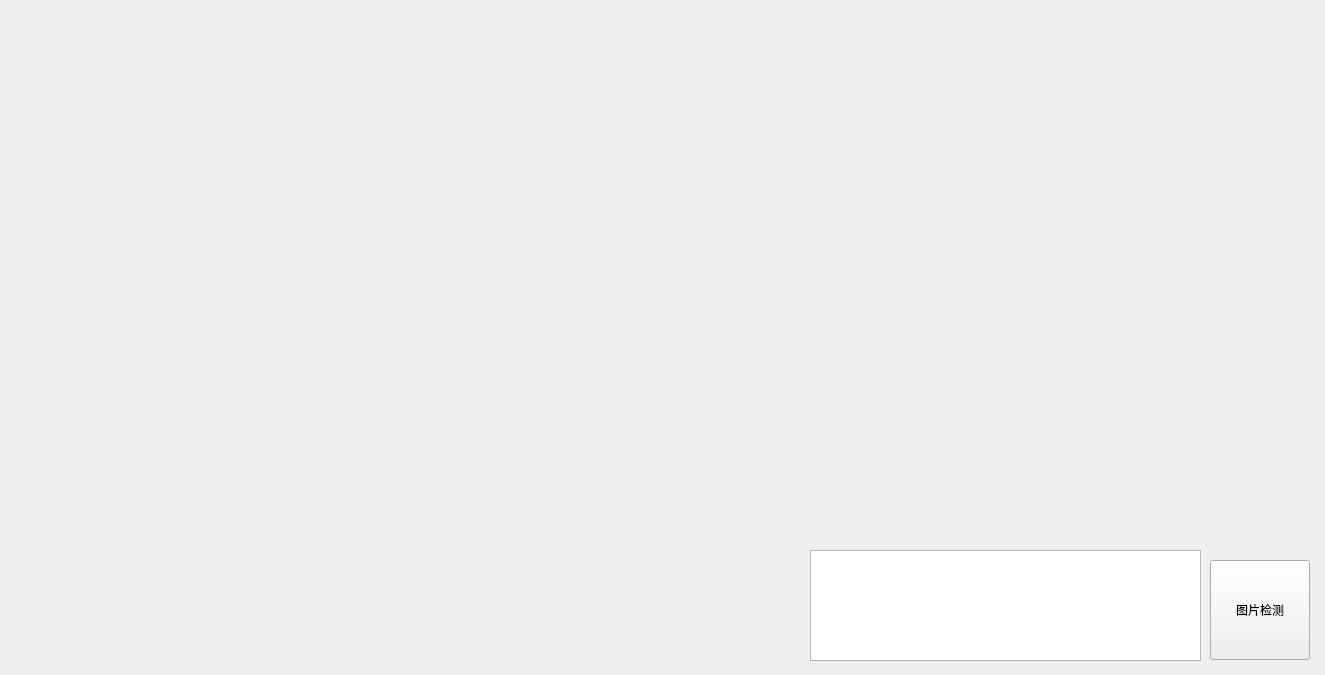
<?xml version="1.0" encoding="UTF-8"?>
<ui version="4.0">
 <class>MainWindow</class>
 <widget class="QWidget" name="MainWindow">
  <property name="geometry">
   <rect>
    <x>0</x>
    <y>0</y>
    <width>1325</width>
    <height>675</height>
   </rect>
  </property>
  <property name="windowTitle">
   <string>图片识别系统</string>
  </property>
  <widget class="QPushButton" name="pushButton_img">
   <property name="geometry">
    <rect>
     <x>1210</x>
     <y>560</y>
     <width>100</width>
     <height>100</height>
    </rect>
   </property>
   <property name="text">
    <string>图片检测</string>
   </property>
  </widget>
  <widget class="QLabel" name="label_old">
   <property name="geometry">
    <rect>
     <x>810</x>
     <y>10</y>
     <width>501</width>
     <height>531</height>
    </rect>
   </property>
   <property name="text">
    <string/>
   </property>
  </widget>
  <widget class="QLabel" name="label_new">
   <property name="geometry">
    <rect>
     <x>10</x>
     <y>10</y>
     <width>790</width>
     <height>651</height>
    </rect>
   </property>
   <property name="text">
    <string/>
   </property>
  </widget>
  <widget class="QTextBrowser" name="textBrowser">
   <property name="geometry">
    <rect>
     <x>810</x>
     <y>550</y>
     <width>391</width>
     <height>111</height>
    </rect>
   </property>
   <property name="readOnly">
    <bool>true</bool>
   </property>
  </widget>
 </widget>
 <resources/>
 <connections/>
</ui>
